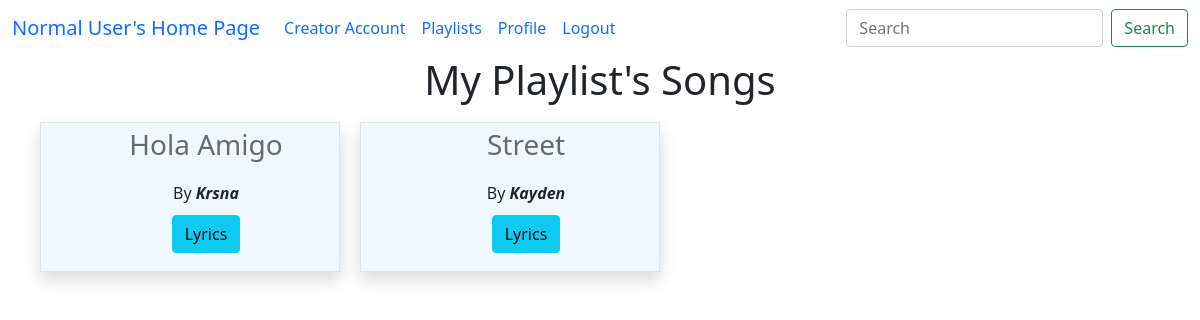
The app's page /playlist_songs/1/1 with its own data.
### model1.py (models this page shows, shortened)
class Playlist(db.Model):
    playlist_id = db.Column(db.Integer, primary_key=True)
    playlist_name = db.Column(db.String(100), nullable=False)
    user_id = db.Column(db.Integer, db.ForeignKey("user.user_id"), nullable=False)
    playlist_songs = db.relationship("Playlist_Songs", backref="playlist",cascade="all, delete")
    user = db.relationship("User", backref="playlists")

class Song(db.Model):
    song_id = db.Column(db.Integer, primary_key=True)
    song_name = db.Column(db.String(100), nullable=False)
    song_artist = db.Column(db.String(100))
    song_language = db.Column(db.String(30))
    song_genre = db.Column(db.String(50))
    song_lyrics = db.Column(db.Text())   # variable string size
    song_duration = db.Column(db.Integer)  # in seconds
    release_date = db.Column(db.String(20))
    creator_id = db.Column(db.Integer, db.ForeignKey("user.user_id"), nullable=False)
    album_id = db.Column(db.Integer, db.ForeignKey("album.album_id") ,default=None)
    song_path = db.Column(db.String(255),default=None)
    song_thumbnail = db.Column(db.String(255),default=None)
    song_play_count = db.Column(db.Integer, default=0)
    song_flag = db.Column(db.Boolean,default=False)
    song_avg_rating = db.Column(db.Float(), default=0) # included later during devlopement
    creator = db.relationship("User", backref="songs")

### app.py (the view)
@app.route("/playlist_songs/<int:u_id>/<int:p_id>", methods=["GET", "POST"])
def playlist_songs(u_id,p_id):
    user = User.query.get(u_id)
    playlist=Playlist.query.get(p_id)
    playlist_songs = Playlist_Songs.query.filter_by(playlist_id=p_id).all()
    songs=[]
    for p_songs in playlist_songs:
        s_id=p_songs.song_id
        song=Song.query.get(s_id)
        songs.append(song)
    if request.method=="GET":
        return render_template("playlists_songs.html",user=user,songs=songs,playlist=playlist)

### app.py (called while the page is built)
@app.context_processor
def search_processor():
    return {'searched': request.form.get("searched")}

### templates/playlists_songs.html (shortened to what this page needs)
<!doctype html>
<html lang="en">
<head>
    <link href="https://cdn.jsdelivr.net/npm/bootstrap@5.0.2/dist/css/bootstrap.min.css" rel="stylesheet"
>
</head>
<body>
    {% extends "general_user_navbar.html" %}
    {% block content %}
    <div class="container-fluid">
        <div class="container-fluid ">
            <h1 style="text-align: center;"><label for="songs">{{playlist.playlist_name}}'s Songs</label></h1>
                {% if songs|length == 0 %}
                <h2>No Songs Available</h2>
                {% else %}
                <div class=" songs container text-center " id="songs">
                <div class="row row-cols-4">
                    {% for song in songs %}
                    <div id="song" class="col  border border-primary-subtle shadow" style="text-transform: capitalize; ">
                        <ul type="none">
                            <li>
                                <p class="fs-3" ><a href="/play_song/{{user.user_id}}/{{song.song_id}}" style="text-decoration: none; color:dimgrey;" onmouseover="this.style.color='black'" onmouseout="this.style.color='dimgrey'" >{{song.song_name}}</a></p>
                            </li>
                            <li>by <b><i>{{song.song_artist}}</i></b></li>
                            <li style="margin: 10px;"><a class="btn btn btn-info"
                                    href="/user_song_lyrics/{{user.user_id}}/{{song.song_id}}" type="button">Lyrics</a></li>
                        </ul>
                    </div>
                    {% endfor %}
                </div>
                {% endif %}
            </div>
        </div>
    </div>
    {% endblock %}

### templates/playlists_songs.html (style rules this page uses)
.container-fluid { text-transform: capitalize; }
#song { width: 300px; height: 150px; margin: 10px; padding: auto; text-align: center; background-color: aliceblue; }

### records on screen
Playlist: playlist_name "My Playlist"
Song: song_name "Hola Amigo", song_artist "Krsna"
Song: song_name "Street", song_artist "Kayden"
